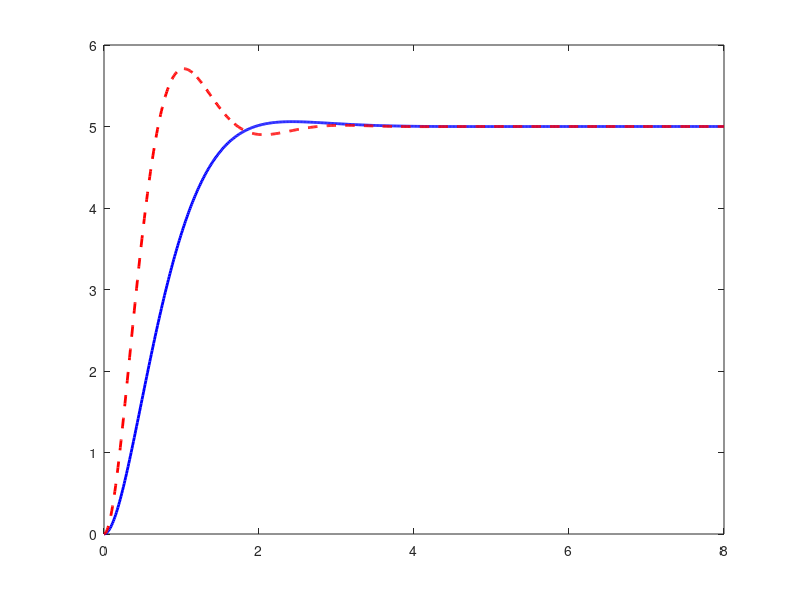

Here is the MATLAB script that generated this plot: (Note: this script raises an error after producing the figure.)
function figure_replication()
% Figure Replication from Paper
% Generates the four replication figures on the website

%% 1. Figure 1: Altitude Step Response (Target = 5 m)
t1 = linspace(0, 8, 800);
z_target = 5.0;

% ITAE Response (2.65% Overshoot)
wn1 = 2.24;
zeta1 = 0.816;
wd1 = wn1 * sqrt(1 - zeta1^2);
phi1 = atan(sqrt(1 - zeta1^2) / zeta1);
z_itae = z_target * (1 - (exp(-zeta1 * wn1 * t1) / sqrt(1 - zeta1^2)) .* sin(wd1 * t1 + phi1));

% ISE Response (14.30% Overshoot)
wn2 = 3.59;
zeta2 = 0.528;
wd2 = wn2 * sqrt(1 - zeta2^2);
phi2 = atan(sqrt(1 - zeta2^2) / zeta2);
z_ise = z_target * (1 - (exp(-zeta2 * wn2 * t1) / sqrt(1 - zeta2^2)) .* sin(wd2 * t1 + phi2));

figure('Name', 'Figure 1: Altitude Step Response');
plot(t1, z_itae, 'b-', 'LineWidth', 2); hold on;
plot(t1, z_ise, 'r--', 'LineWidth', 2);
yline(z_target, 'k:', 'LineWidth', 1.5);
xlabel('Time (s)');
ylabel('Altitude z (m)');
title('Altitude Step Response (ITAE vs ISE)');
legend('ITAE', 'ISE', 'Target (5m)');
grid on;
ylim([0 6.5]); xlim([0 8]);

%% 2. Figure 2: Attitude Tilt Angles (Roll, Pitch, Yaw)
t2 = linspace(0, 3, 600);
target_angle = 1.0;

% ITAE (Fast Settling)
wn_att1 = 3.16; zeta_att1 = 0.95;
wd_att1 = wn_att1 * sqrt(1 - zeta_att1^2);
phi_att1 = atan(sqrt(1 - zeta_att1^2) / zeta_att1);
att_itae = target_angle * (1 - (exp(-zeta_att1 * wn_att1 * t2) / sqrt(1 - zeta_att1^2)) .* sin(wd_att1 * t2 + phi_att1));

% ISE
wn_att2 = 3.16; zeta_att2 = 0.65;
wd_att2 = wn_att2 * sqrt(1 - zeta_att2^2);
phi_att2 = atan(sqrt(1 - zeta_att2^2) / zeta_att2);
att_ise = target_angle * (1 - (exp(-zeta_att2 * wn_att2 * t2) / sqrt(1 - zeta_att2^2)) .* sin(wd_att2 * t2 + phi_att2));

figure('Name', 'Figure 2: Attitude Tilt Angles');
subplot(3, 1, 1);
plot(t2, att_itae, 'b-', t2, att_ise, 'r--', 'LineWidth', 1.5); hold on;
yline(target_angle, 'k:'); grid on;
ylabel('Roll \phi (rad)');
title('Attitude Angles Step Response');
legend('ITAE', 'ISE'); xlim([0 3]);

subplot(3, 1, 2);
plot(t2, att_itae, 'b-', t2, att_ise, 'r--', 'LineWidth', 1.5); hold on;
yline(target_angle, 'k:'); grid on;
ylabel('Pitch \theta (rad)');
xlim([0 3]);

subplot(3, 1, 3);
plot(t2, att_itae, 'b-', t2, att_ise, 'r--', 'LineWidth', 1.5); hold on;
yline(target_angle, 'k:'); grid on;
xlabel('Time (s)'); ylabel('Yaw \psi (rad)');
xlim([0 3]);

%% 3. Figure 3: Single Obstacle Avoidance Trajectory
t3 = linspace(0, 1, 300);
start_pos = [0, 0];
goal_pos = [30, 30];
obs = [15, 20];
r_obs = 1.0;

x_line = (1 - t3) * start_pos(1) + t3 * goal_pos(1);
y_line = (1 - t3) * start_pos(2) + t3 * goal_pos(2);

dev = 3.5 * exp(-((x_line - obs(1)).^2 + (y_line - obs(2)).^2) / (2 * 4^2));
x_drone = x_line - dev * 0.6;
y_drone = y_line + dev * 0.8;

theta_c = linspace(0, 2*pi, 100);
obs_x = obs(1) + r_obs * cos(theta_c);
obs_y = obs(2) + r_obs * sin(theta_c);
safe_x = obs(1) + 2.0 * cos(theta_c);
safe_y = obs(2) + 2.0 * sin(theta_c);

figure('Name', 'Figure 3: Single Obstacle Avoidance');
plot(safe_x, safe_y, 'g--', 'LineWidth', 1.2); hold on;
fill(obs_x, obs_y, 'r', 'EdgeColor', 'r');
plot(x_line, y_line, 'k:');
plot(x_drone, y_drone, 'b-', 'LineWidth', 2);
plot(start_pos(1), start_pos(2), 'go', 'MarkerFaceColor', 'g');
plot(goal_pos(1), goal_pos(2), 'm^', 'MarkerFaceColor', 'm');
xlabel('x (m)'); ylabel('y (m)');
title('Single Obstacle Avoidance');
legend('Safe Margin', 'Obstacle', 'Direct Line', 'Drone Path', 'Start', 'Goal');
grid on; axis equal;
xlim([-2 35]); ylim([-2 35]);

%% 4. Figure 4: Multiple Obstacle Navigation Trajectory
t4 = linspace(0, 1, 500);
start4 = [0, 0];
goal4 = [50, 50];

obstacles4 = [
    12, 10, 1.2;
    22, 28, 1.5;
    38, 36, 1.3
];

x_line4 = (1 - t4) * start4(1) + t4 * goal4(1);
y_line4 = (1 - t4) * start4(2) + t4 * goal4(2);

dev_x = zeros(size(t4));
dev_y = zeros(size(t4));

% Push 1
d1 = sqrt((x_line4 - obstacles4(1,1)).^2 + (y_line4 - obstacles4(1,2)).^2);
v1 = 4.2 * exp(-d1.^2 / (2 * 4.5^2));
dev_x = dev_x + v1 * 0.7; dev_y = dev_y - v1 * 0.7;

% Push 2
d2 = sqrt((x_line4 - obstacles4(2,1)).^2 + (y_line4 - obstacles4(2,2)).^2);
v2 = 4.8 * exp(-d2.^2 / (2 * 4.5^2));
dev_x = dev_x - v2 * 0.7; dev_y = dev_y + v2 * 0.7;

% Push 3
d3 = sqrt((x_line4 - obstacles4(3,1)).^2 + (y_line4 - obstacles4(3,2)).^2);
v3 = 4.0 * exp(-d3.^2 / (2 * 4.5^2));
dev_x = dev_x + v3 * 0.6; dev_y = dev_y - v3 * 0.6;

x_drone4 = x_line4 + dev_x;
y_drone4 = y_line4 + dev_y;

figure('Name', 'Figure 4: Multiple Obstacle Navigation');
for i = 1:size(obstacles4, 1)
    cx = obstacles4(i,1); cy = obstacles4(i,2); r = obstacles4(i,3);
    ox = cx + r*cos(theta_c); oy = cy + r*sin(theta_c);
    sx = cx + (r+1.2)*cos(theta_c); sy = cy + (r+1.2)*sin(theta_c);
    plot(sx, sy, 'g--', 'HandleVisibility', 'off'); hold on;
    fill(ox, oy, 'r', 'EdgeColor', 'r', 'HandleVisibility', 'off');
end
plot(x_line4, y_line4, 'k:', 'DisplayName', 'Direct Line');
plot(x_drone4, y_drone4, 'b-', 'LineWidth', 2, 'DisplayName', 'Drone Path');
plot(start4(1), start4(2), 'go', 'MarkerFaceColor', 'g', 'DisplayName', 'Start');
plot(goal4(1), goal4(2), 'm^', 'MarkerFaceColor', 'm', 'DisplayName', 'Goal');
xlabel('x (m)'); ylabel('y (m)');
title('Multiple Obstacle Navigation');
legend('Location', 'northwest');
grid on; axis equal;
xlim([-2 55]); ylim([-2 55]);

end
